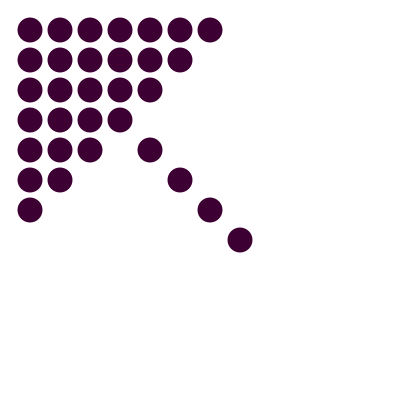
Frame 1 (no input)
Frame 60 (the mouse pressed at the canvas centre just before this capture): identical to frame 1, image omitted
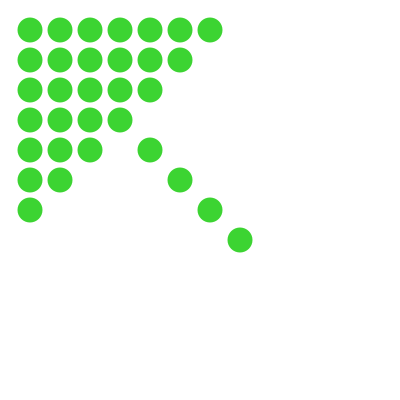
Frame 120 (the mouse held since frame 60 and released just before this capture)

The Processing sketch that drew these frames (run headless with seeded random() and noise(); from frame 60 on, the mouse is pressed at the canvas centre):

// Processing sketch: processing_43802
// ── processing_43802.pde

int grand = 25;
//array definition
int [] x = {30, 60, 90, 120, 150, 180, 210, 240, 30, 60, 90, 90, 30, 60, 120, 120, 120, 30, 60, 90, 150, 150, 150, 30, 60, 90, 180, 180, 30, 60, 210, 30};
int [] y = {30, 60, 90, 120, 150, 180, 210, 240, 60, 30, 30, 60, 90, 90, 30, 60, 90, 120, 120, 120, 30, 60, 90, 150, 150, 150, 30, 60, 180, 180, 30, 210};
int speed = 3;  
  
void setup(){
  size(400, 400);
  smooth();
  noStroke();
}

void draw(){
   background(255);
   //array
   for(int i = 0; i < x.length; i = i + 1){
     //change color
   float h = map(mouseX, 0, 240, 0, 255);
   fill(60, h, 50);
   ellipse(x[i], y[i], grand, grand);
    
    if(mousePressed && (mouseButton == LEFT)){  //up + left movement
    x[i] = x[i] - speed;
    y[i] = y[i] - speed;
    } else if(mousePressed && (mouseButton == RIGHT)){  //down + right movement
    x[i] = x[i] + speed;
    y[i] = y[i] + speed;
    }
  }
  
 
}
